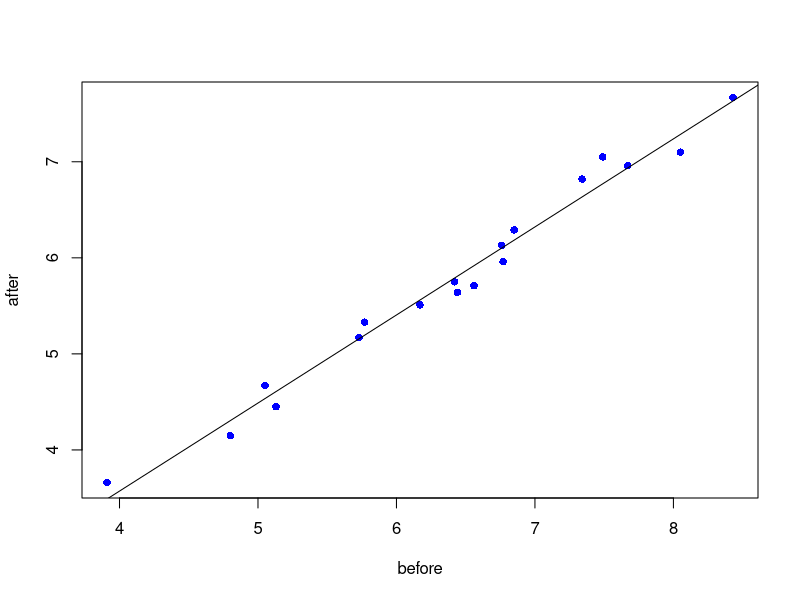
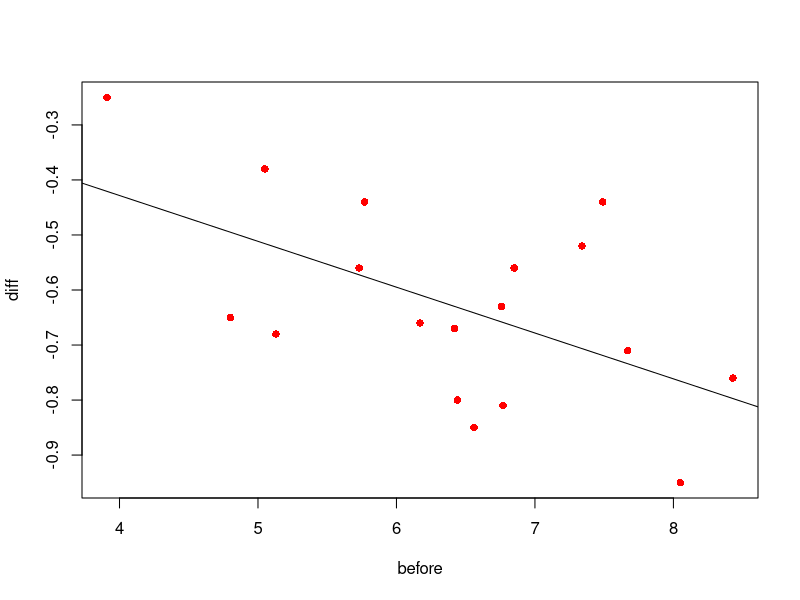
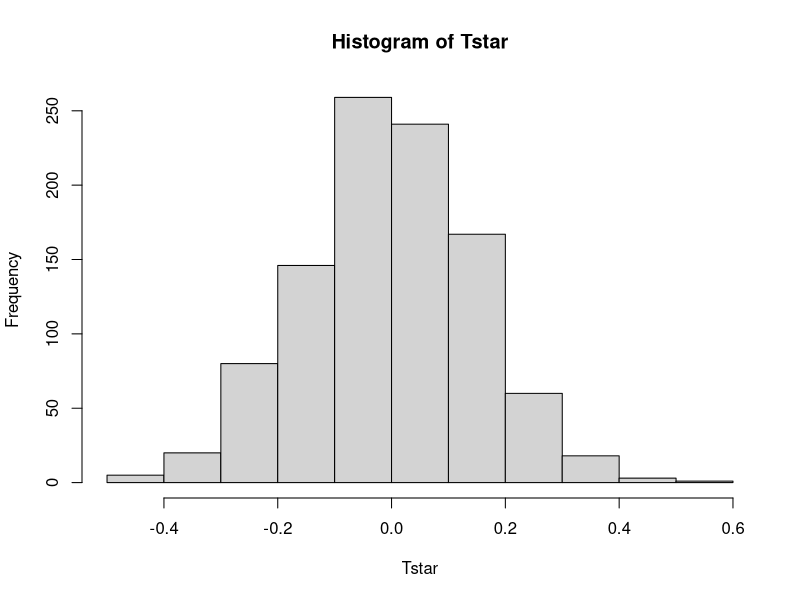
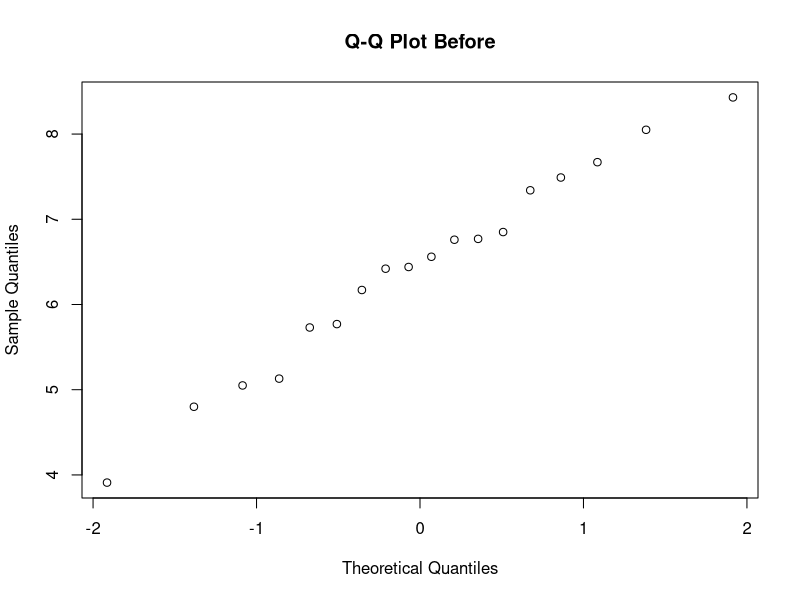
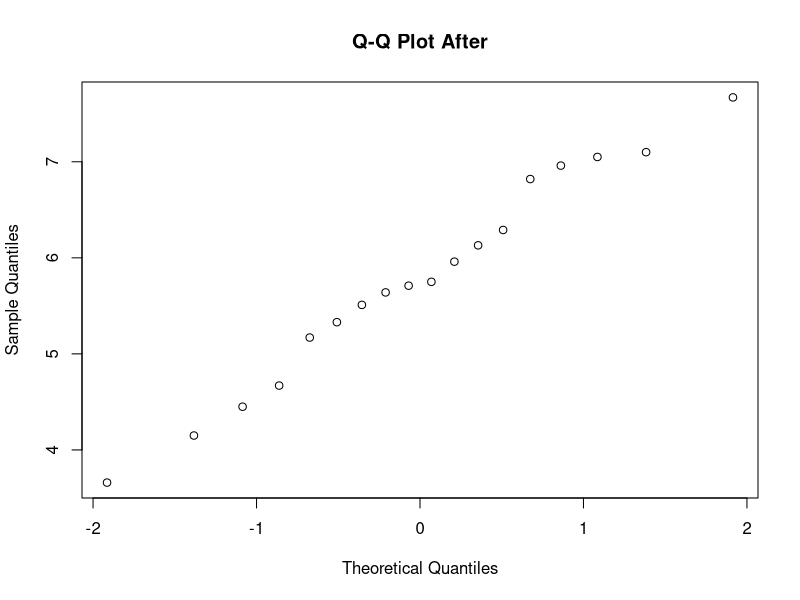

Write the R code that produced these figures, in order.
data = read.table('data/cholesterol.txt',header=TRUE); data
before = data$Before
after = data$After8weeks


## EXERCISE 2A
summary(data)
shapiro.test(before)
shapiro.test(after)



reg = lm(after ~ before)
plot(before,after, pch=16, col="blue")
abline(reg)
summary(reg) #adj R^2 = 0.98 explained, correlated positively, but less than 1 so cholesterol level gets less. 

# but easier to see, if we remove before bias and only look at first differences:
diff = after - before
reg2 = lm(diff ~ before)
plot(before,diff, pch=16, col="red")
abline(reg2)
summary(reg2)
# notice that decrease in cholesterol level is higher for people who have higher cholesterol level before the experiment

## EXERCISE 2B

#use perm. test
meansamples = function(x,y) {mean(x-y)}
B=1000; Tstar = numeric(B)
for (i in 1:B){
  dietstar = t(apply(cbind(before,after),1,sample))
  Tstar[i] = meansamples(dietstar[,1],dietstar[,2])
}
myt = meansamples(before,after)
hist(Tstar)

pl = sum(Tstar<myt)/B
pr = sum(Tstar>myt)/B
p = 2*min(pl,pr)
p

#pearson corr. test
cor.test(before,after)
qqnorm(before,main="Q-Q Plot Before")
qqnorm(after,main="Q-Q Plot After")

#seems like normal, but if not: use spearman
cor.test(before,after,method="spearman")


## EXERCISE 2C

# function that computes variance of uniformly distr. variable
unif_var = function(a,b){
  return ((1/12)*((b-a)^2))
}

# E(X) = (a+b)/2 = mean(after)
# So point estimate of b is 2*E(X)-3
theta_est = 2*mean(after)-3

#build 95%-CI for theta_est
n = length(after)
ci_theta = c(theta_est - qnorm(0.975)*(sqrt(unif_var(3,theta_est))/sqrt(n)), theta_est + qnorm(0.975)*(sqrt(unif_var(3,theta_est))/sqrt(n)))
ci_theta


## EXERCISE 2D

#bootstrap test
t = max(after); t

vP = rep(0,9)
vT = rep(0,9)
for (theta in 3:12){
  B = 1000; tstar=numeric(B)
  
  for (i in 1:B){
    xstar=runif(n,3,theta)
    tstar[i] = max(xstar)
  }
  
  pl = sum(tstar<t)/B; pr = sum(tstar>t)/B
  p = 2*min(pl,pr); p
  
  vT[theta-2] = theta
  vP[theta-2] = p
  
}
res = rbind(vT,vP); res

# kolmogorov-smirnov can not be applied, explain.... (totally diff test)


## EXERCISE 2E
# sign test for the median with binomial distr.
s = sum(after<6); s
binom.test(s,n,p=0.5,alt="g") 

# fraction of cholesterol levels lower than 4.5 in after is at most 0.25
s2 = (sum(after<4.5))
binom.test(s2,n,p=0.25,alt="l")
